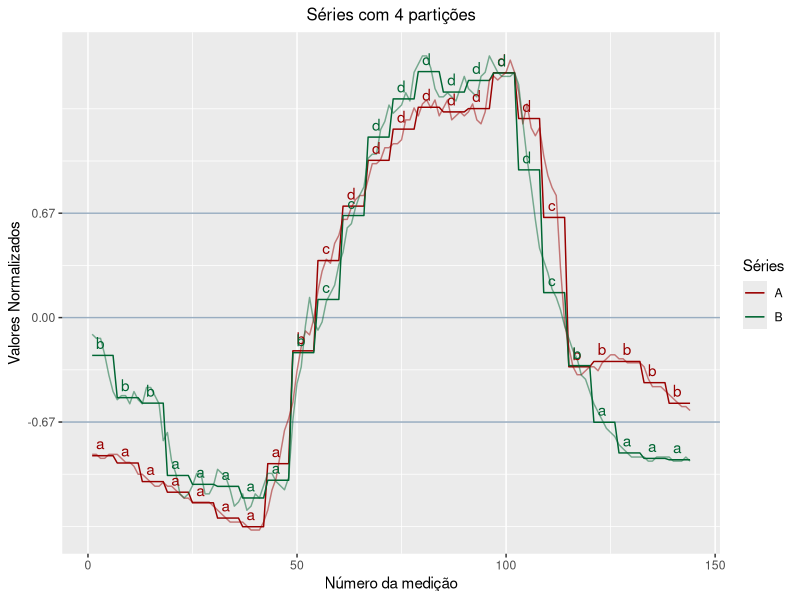
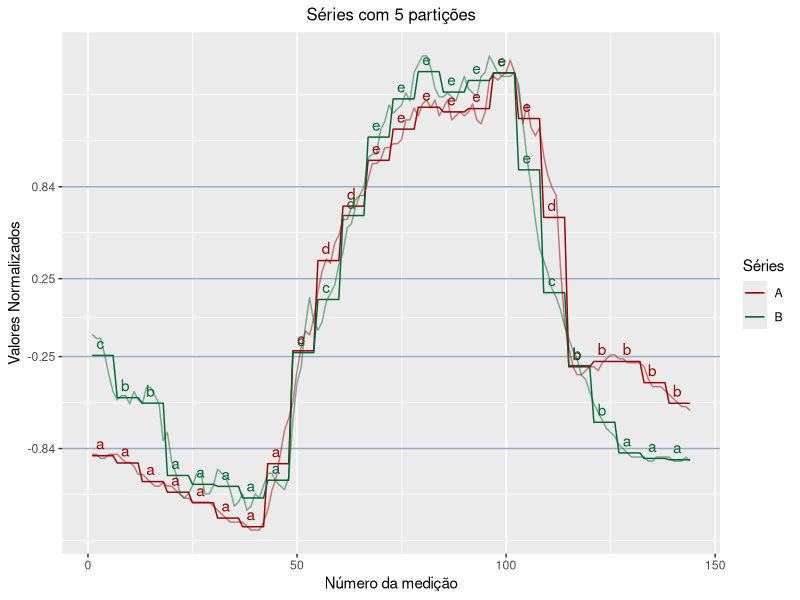
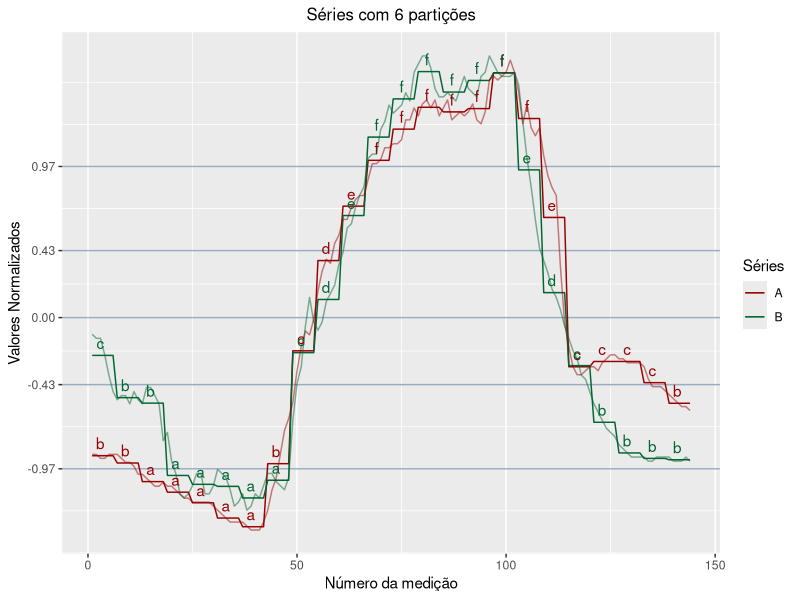
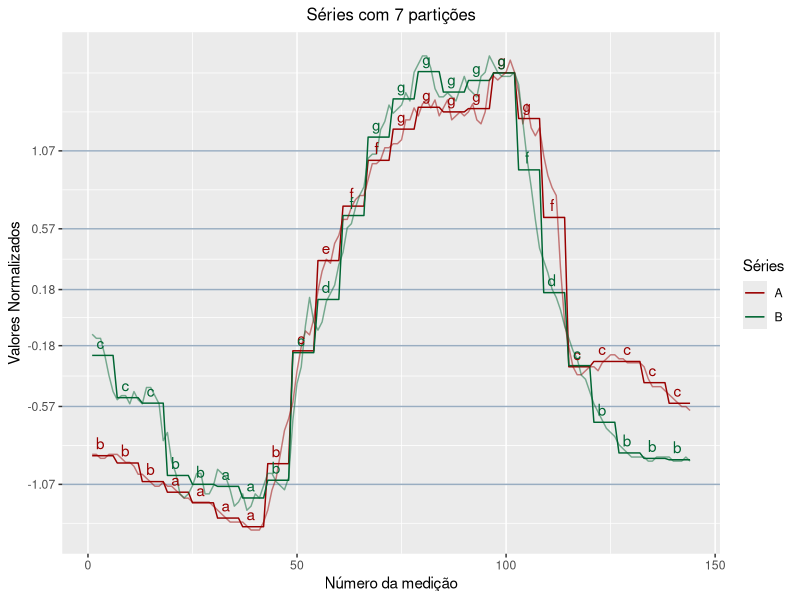

R code for these plots, in order:
####################################
## INF-0611 - Trabalho 2 - Questao 1
## Aluno: Felipe Wolff Ramos
####################################

library(ggplot2)

A <- c(21.7, 21.7, 21.6, 21.6, 21.7, 21.7, 21.7, 21.6, 21.5, 21.5, 21.4, 21.2,
       21.2, 21.1, 21.0, 20.9, 20.9, 21.0, 20.9, 20.9, 20.8, 20.7, 20.6, 20.6,
       20.5, 20.5, 20.5, 20.5, 20.5, 20.4, 20.3, 20.2, 20.1, 20.0, 20.0, 20.0,
       20.0, 19.9, 19.8, 19.8, 19.8, 20.0, 20.3, 20.8, 21.1, 21.7, 22.3, 22.6,
       23.0, 23.8, 24.4, 24.8, 24.7, 25.1, 25.8, 26.3, 26.6, 26.5, 27.0, 27.2,
       27.6, 27.6, 27.9, 28.1, 28.2, 28.2, 28.6, 29.0, 29.0, 29.1, 29.4, 29.4,
       29.5, 29.5, 29.6, 30.1, 30.1, 30.4, 30.2, 30.5, 30.6, 30.4, 30.6, 30.2,
       30.4, 30.6, 30.1, 30.2, 30.3, 30.2, 30.3, 30.5, 30.1, 30.0, 30.3, 31.1,
       31.2, 31.1, 31.2, 31.3, 31.6, 31.3, 30.8, 30.0, 30.5, 29.9, 29.7, 29.9,
       29.2, 28.7, 28.4, 28.2, 26.4, 25.0, 24.4, 23.9, 23.7, 23.7, 23.8, 23.9,
       23.9, 23.8, 24.0, 24.1, 24.2, 24.2, 24.1, 24.1, 24.0, 24.0, 24.0, 24.0,
       23.9, 23.6, 23.4, 23.4, 23.4, 23.3, 23.2, 23.1, 23.0, 22.9, 22.9, 22.8)
B <- c(21.4, 21.3, 21.3, 20.9, 20.4, 20.0, 19.8, 19.9, 19.9, 19.7, 20.0, 19.8, 
       19.7, 20.1, 20.1, 19.9, 19.7, 18.8, 19.0, 18.3, 18.0, 17.5, 17.4, 17.5, 
       17.7, 18.0, 18.0, 17.5, 17.5, 17.7, 18.1, 18.0, 17.9, 17.6, 17.2, 17.3, 
       17.5, 17.1, 17.2, 17.5, 17.4, 17.7, 18.0, 18.0, 17.8, 17.7, 17.6, 17.9, 
       19.3, 20.2, 20.6, 21.6, 22.3, 21.7, 21.5, 21.7, 22.2, 22.4, 22.6, 23.1, 
       23.4, 24.0, 24.1, 24.5, 24.8, 25.0, 25.7, 25.8, 25.8, 26.4, 26.6, 27.0, 
       26.8, 26.9, 27.0, 27.3, 27.1, 27.8, 28.0, 28.2, 28.2, 27.9, 27.4, 27.2, 
       27.2, 27.3, 27.2, 27.1, 27.4, 27.7, 27.4, 27.3, 27.2, 27.7, 27.8, 28.2, 
       28.0, 27.8, 27.7, 27.7, 27.7, 27.8, 27.5, 26.6, 25.7, 25.0, 24.2, 23.5, 
       23.2, 22.9, 22.5, 22.3, 22.0, 21.6, 21.3, 21.0, 20.8, 20.4, 20.3, 20.0, 
       19.7, 19.5, 19.3, 19.1, 19.0, 18.9, 18.7, 18.6, 18.5, 18.4, 18.4, 18.4, 
       18.4, 18.3, 18.3, 18.4, 18.4, 18.4, 18.4, 18.3, 18.3, 18.3, 18.4, 18.3)


gaussianEqProbPartitions <- function(numPart) {
  partitions <- list(c(), 
                     c(), 
                     c(-0.43, 0.43), 
                     c(-0.67, 0, 0.67), 
                     c(-0.84, -0.25, 0.25, 0.84),
                     c(-0.97, -0.43, 0, 0.43, 0.97),
                     c(-1.07, -0.57, -0.18, 0.18, 0.57, 1.07))
  return(partitions[[numPart]])
}

normalize <- function(data) {
  meanData <- mean(data)
  sdData <- sd(data)
  return((data - meanData) / sdData)
}

paa <- function(data, dimens) {
  combinationSize <- length(data) / dimens
  result <- c()
  for (i in c(0:(dimens-1))) {
    tmp <- data[(1+i*combinationSize):((1+i)*combinationSize)]
    result <- c(result,(sum(tmp)/combinationSize))
  }
  return(result)
}

sumIfInRange <- function(value, cmp, min = NULL, max = NULL, by=1) {
  if (is.null(min) && is.null(max)) return(value)
  if (!is.null(min) && !is.null(max)) {
    if (cmp >= min && cmp < max) return(value + by)
  } else if (is.null(max)) {
    if (cmp >= min) return(value + by)
  } else {
    if (cmp < max) return (value + by)
  }
  return(value)
}

sumIfInRange <- Vectorize(sumIfInRange)

convertToEqualProbSymbols <- function(data, partitions) {
  partLimits <- gaussianEqProbPartitions(partitions)
  result <- seq(from=1, by=0, length.out=length(data))
  for (i in c(1:length(partLimits))) {
    result <- sumIfInRange(result, data, min=partLimits[i])
  }
  result <- letters[result]
  return(result)
}

symbolsDist <- function(val1 , val2, partitions) {
  partLimits <- gaussianEqProbPartitions(partitions)
  val1 <- match(val1, letters)
  val2 <- match(val2, letters)
  if (abs(val1 - val2) <= 1) {
    return(0)
  } else {
    idxMax <- max(val1,val2) - 1
    idxMin <- min(val1, val2)
    return(partLimits[idxMax] - partLimits[idxMin])
  }  
}

minDist <- function(data1, data2, dimens, origLength, partitions) {
  combinationSize <- origLength / dimens
  result <- 0
  for (i in c(1:length(data1))) {
    result <- result + (symbolsDist(data1[i],data2[i],partitions))^2
  }
  result <- sqrt(result)*sqrt(combinationSize)
  return(result)
}

genLabelsPerPartition <- function(data, partitions, totalSize) {
  symbols <- convertToEqualProbSymbols(data, partitions)
  reps <- totalSize / length(data)
  result <- c()
  for (i in c(1:length(symbols))) {
    tmp <- c()
    for (j in c(1:reps)) {
      if (j == reps/2) {
        tmp <- c(tmp,symbols[i])
      } else {
        tmp <- c(tmp,"")
      }
    }
    result <- c(result,tmp)
  }
  return(result)
}

plotDiscrete <- function(ANorm, BNorm, numPartitions, dimens) {
  size <- length(ANorm)
  points <- c(1:size)
  partitions <- gaussianEqProbPartitions(numPartitions)
  
  APaa <- paa(ANorm, dimens)
  BPaa <- paa(BNorm, dimens)
  
  Asym <- convertToEqualProbSymbols(APaa,i)
  APaaPlot <- rep(APaa, times=1, each=6)
  BPaaPlot <- rep(BPaa, times=1, each=6)
  Alabels <- genLabelsPerPartition(APaa, numPartitions, size)
  Blabels <- genLabelsPerPartition(BPaa, numPartitions, size)
  
  Norm <- c(ANorm, BNorm)
  PaaPlot <- c(APaaPlot, BPaaPlot)
  labels <- c(Alabels, Blabels)
  keys <- rep(c("A","B"), times=1, each=length(A))
  points <- c(points,points)
  dFrame <- data.frame(Norm,PaaPlot,labels,points,keys)
  
  g <- ggplot(data = dFrame, aes(x=points)) + 
    labs(title=paste("Séries com", numPartitions, "partições"), y="Valores Normalizados", x="Número da medição", colour="Séries") +
    theme(plot.title = element_text(hjust = 0.5, size = 12)) +
    geom_hline(yintercept = partitions, alpha = 0.4, colour="#003366") +
    scale_y_continuous(breaks=partitions) + 
    scale_colour_manual(values=c("#990000", "#006633"))

  g <- g +
    geom_line(aes(y=PaaPlot, colour=keys)) +
    geom_line(aes(x=points, y=Norm, colour=keys), alpha=0.5) +
    geom_text(aes(x=points, y=PaaPlot, label=labels, colour=keys), nudge_y = 0.08, show.legend = F)
  
  return(g)
}

dimens <- 24

ANorm <- normalize(A)
BNorm <- normalize(B)

APaa <- paa(ANorm, dimens)
BPaa <- paa(BNorm, dimens)

for (i in c(4:7)) {
  ASym <- convertToEqualProbSymbols(APaa,i)
  BSym <- convertToEqualProbSymbols(BPaa,i)
  
  print(minDist(ASym,BSym,dimens,length(A),i))
}

plotDiscrete(ANorm, BNorm, 4, dimens)
plotDiscrete(ANorm, BNorm, 5, dimens)
plotDiscrete(ANorm, BNorm, 6, dimens)
plotDiscrete(ANorm, BNorm, 7, dimens)